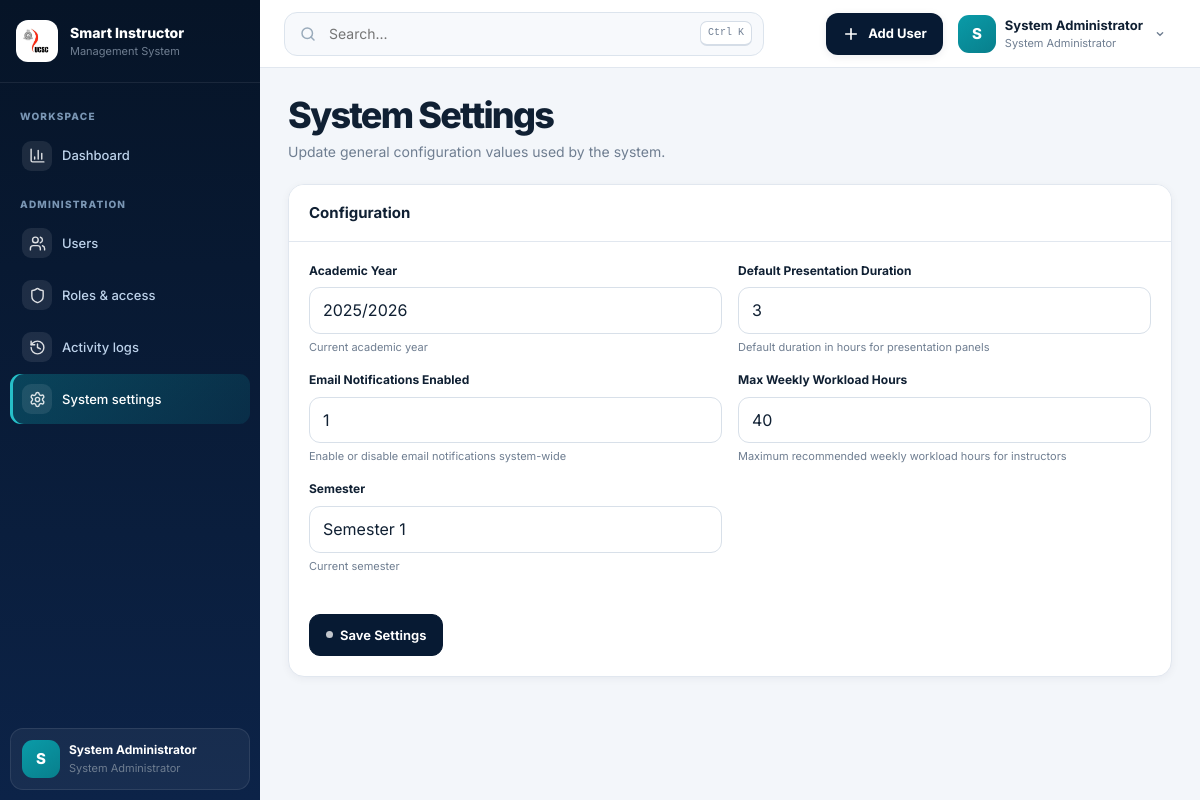
Screenshot of /admin/settings.php (signed in) with the database file from the repository.
### tables this page shows
CREATE TABLE `users` (
  `id` int(11) NOT NULL,
  `username` varchar(50) NOT NULL,
  `email` varchar(100) NOT NULL,
  `password` varchar(255) NOT NULL,
  `full_name` varchar(150) NOT NULL,
  `role_id` int(11) NOT NULL,
  `status` enum('active','inactive','suspended') DEFAULT 'active',
  `phone` varchar(20) DEFAULT NULL,
  `avatar_url` varchar(255) DEFAULT NULL,
  `created_at` timestamp NOT NULL DEFAULT current_timestamp(),
  `updated_at` timestamp NOT NULL DEFAULT current_timestamp() ON UPDATE current_timestamp()
);

CREATE TABLE `roles` (
  `id` int(11) NOT NULL,
  `role_name` varchar(100) NOT NULL,
  `description` text DEFAULT NULL,
  `created_at` timestamp NOT NULL DEFAULT current_timestamp()
);

CREATE TABLE `system_settings` (
  `id` int(11) NOT NULL,
  `setting_key` varchar(100) NOT NULL,
  `setting_value` text DEFAULT NULL,
  `description` text DEFAULT NULL,
  `updated_at` timestamp NOT NULL DEFAULT current_timestamp() ON UPDATE current_timestamp()
);

### config/config.php (called while the page is built, shortened)
<?php
if (!function_exists('app_url')) {
    function app_url(string $path = ''): string {
        $path = ltrim($path, '/');
        return $path === '' ? SITE_URL : SITE_URL . '/' . $path;
    }
}

### includes/auth.php (called while the page is built, shortened)
<?php
require_once __DIR__ . '/../config/config.php';
require_once __DIR__ . '/../config/db.php';
function isLoggedIn() {
    return isset($_SESSION['user_id']) && !empty($_SESSION['user_id']);
}
function getCurrentUser() {
    global $pdo;
    static $cachedUser = null;
    if ($cachedUser === null) {
        $stmt = $pdo->prepare("SELECT u.*, r.role_name FROM users u JOIN roles r ON u.role_id = r.id WHERE u.id = ? LIMIT 1");
        $stmt->execute([$_SESSION['user_id']]);
        $cachedUser = $stmt->fetch();
    }
    return $cachedUser;
}
function getCurrentRoleId() {
    return isset($_SESSION['role_id']) ? (int)$_SESSION['role_id'] : null;
}
?>

### admin/settings.php (the view, shortened to what this page needs)
<?php
require_once __DIR__ . '/../config/config.php';
require_once __DIR__ . '/../config/db.php';
require_once __DIR__ . '/../includes/auth.php';
require_once __DIR__ . '/../includes/functions.php';
require_once __DIR__ . '/../includes/dashboard_ui.php';
try {
    $settings = $pdo->query(
        'SELECT setting_key, setting_value, description FROM system_settings ORDER BY setting_key'
    )->fetchAll(PDO::FETCH_ASSOC);
} catch (Throwable $e) {
    $settings = [];
    $error = APP_DEBUG
        ? 'Unable to load settings: ' . $e->getMessage()
        : 'Unable to load settings.';
}
include __DIR__ . '/../includes/header.php';
?>
            <div class="page-toolbar">
                <div>
                    <h1>System Settings</h1>
                    <p>Update general configuration values used by the system.</p>
                </div>
            </div>
            <div class="card">
                <div class="card-header">
                    <h5>Configuration</h5>
                </div>
                <div class="card-body">
                    <?php if ($settings === []): ?>
                        <div class="alert alert-info mb-0">No system settings were found.</div>
                    <?php else: ?>
                        <form method="POST" action="<?= app_url('admin/settings.php') ?>">
                            <div class="row g-4">
                                <?php foreach ($settings as $setting): ?>
                                    <div class="col-md-6">
                                        <label class="form-label" for="setting-<?= htmlspecialchars($setting['setting_key']) ?>">
                                            <strong><?= htmlspecialchars(ucwords(str_replace('_', ' ', $setting['setting_key']))) ?></strong>
                                        </label>
                                        <input
                                            id="setting-<?= htmlspecialchars($setting['setting_key']) ?>"
                                            type="text"
                                            name="settings[<?= htmlspecialchars($setting['setting_key']) ?>]"
                                            class="form-control"
                                            value="<?= htmlspecialchars((string) $setting['setting_value']) ?>"
                                        >
                                        <div class="form-text"><?= htmlspecialchars((string) ($setting['description'] ?? '')) ?></div>
                                    </div>
                                <?php endforeach; ?>
                            </div>
                            <button type="submit" class="btn btn-primary mt-4">
                                <span class="ui-dot" aria-hidden="true"></span>Save Settings
                            </button>
                        </form>
                    <?php endif; ?>
                </div>
            </div>
<?php include __DIR__ . '/../includes/footer.php'; ?>

### includes/sidebar.php (shortened to what this page needs)
<?php
require_once __DIR__ . '/../config/config.php';
require_once __DIR__ . '/auth.php';
$currentRole = (int)getCurrentRoleId();
$currentPage = basename($_SERVER['PHP_SELF'] ?? '');
$currentUser = getCurrentUser() ?: [];
if (!function_exists('sidebar_link')) {
    function sidebar_link(string $path, string $label, string $icon, string $currentPage): void {
        $active = basename($path) === $currentPage ? ' active' : '';
        $iconUrl = app_url('assets/icons/' . $icon . '.svg');
        echo '<li><a class="sidebar-link' . $active . '" href="' . htmlspecialchars(app_url($path)) . '">';
        echo '<span class="sidebar-icon"><img src="' . htmlspecialchars($iconUrl) . '" alt=""></span>';
        echo '<span>' . htmlspecialchars($label) . '</span></a></li>';
    }
}
?>
<aside class="sidebar" id="sidebar">
  <div class="sidebar-head">
    <span class="sidebar-emblem"><img src="<?= app_url('assets/images/ucsc-logo.png') ?>" alt="UCSC"></span>
    <div><strong>Smart Instructor</strong><small>Management System</small></div>
  </div>
  <nav aria-label="Main navigation">
    <p class="sidebar-label">Workspace</p>
    <ul class="sidebar-nav">
      <?php
      $dashMap = [
        ROLE_ADMIN => 'admin/dashboard.php',
        ROLE_INSTRUCTOR => 'instructor/dashboard.php',
        ROLE_COORDINATOR => 'coordinator/dashboard.php',
        ROLE_CHIEF_COORDINATOR => 'chief_coordinator/dashboard.php',
        ROLE_NON_ACADEMIC => 'non_academic/dashboard.php',
        ROLE_PROJECT_COORDINATOR => 'project_coordinator/coordinator_dashboard.php',
        ROLE_DIRECTOR => 'director/dashboard.php'
      ];
      sidebar_link($dashMap[$currentRole] ?? 'index.php', 'Dashboard', 'chart-column', $currentPage);
      if ($currentRole === ROLE_ADMIN) {
        echo '<p class="sidebar-label">Administration</p>';
      }
      ?>
    </ul>
  </nav>
  <div class="sidebar-user">
    <span class="avatar"><?= htmlspecialchars(strtoupper(substr((string)($currentUser['full_name'] ?? 'U'), 0, 1))) ?></span>
    <span><strong><?= htmlspecialchars($currentUser['full_name'] ?? 'UCSC User') ?></strong><small><?= htmlspecialchars($currentUser['role_name'] ?? 'System User') ?></small></span>
  </div>
</aside>

### includes/navbar.php (shortened to what this page needs)
<?php
$roleId = function_exists('getCurrentRoleId') ? (int)getCurrentRoleId() : 0;
$userAvatarUrl = !empty($_SESSION['avatar_url']) ? app_url($_SESSION['avatar_url']) : (!empty($currentUser['avatar_url']) ? app_url($currentUser['avatar_url']) : null);
$cleanName = trim(preg_replace('/^(Dr\.|Prof\.|Mr\.|Mrs\.|Ms\.)\s+/i', '', $displayName ?? 'User'));
$firstInitial = mb_substr($cleanName, 0, 1);
?>
<header class="topbar">
  <div class="topbar-inner">
    <div class="topbar-left">
      <div class="global-search" role="search">
        <svg viewBox="0 0 24 24" fill="none" stroke="currentColor" stroke-width="2" stroke-linecap="round"><circle cx="11" cy="11" r="7"/><path d="m20 20-4-4"/></svg>
        <input id="globalSearch" type="search" placeholder="Search..." aria-label="Search this page">
        <kbd>Ctrl K</kbd>
      </div>
    </div>
    <div class="top-actions">
      <?php if ($roleId === ROLE_ADMIN): ?>
      <div class="menu-wrap">
        <button class="primary-action" type="button" data-menu-button="quickMenu" aria-expanded="false">
          <svg viewBox="0 0 24 24" fill="none" stroke="currentColor" stroke-width="2.2" stroke-linecap="round"><path d="M12 5v14M5 12h14"/></svg>
          <span>Add User</span>
        </button>
      </div>
      <?php endif; ?>
      <div class="menu-wrap">
        <button class="profile-button" type="button" data-menu-button="profileMenu" aria-expanded="false">
          <?= sic_user_avatar($userAvatarUrl, $firstInitial, 'avatar') ?>
          <span class="profile-copy">
            <strong><?= htmlspecialchars($displayName) ?></strong>
            <small><?= htmlspecialchars($roleName) ?></small>
          </span>
          <svg class="chevron" viewBox="0 0 24 24" fill="none" stroke="currentColor" stroke-width="2" stroke-linecap="round"><path d="m8 10 4 4 4-4"/></svg>
        </button>
      </div>
    </div>
  </div>
</header>

### includes/functions.php (shortened to what this page needs)
<?php
require_once __DIR__ . '/../config/config.php';
require_once __DIR__ . '/../config/db.php';
require_once __DIR__ . '/auth.php';
function sic_user_avatar(?string $avatarUrl, string $fallbackInitial = 'U', string $class = 'avatar'): string {
    $class = htmlspecialchars($class, ENT_QUOTES, 'UTF-8');
    $initial = htmlspecialchars(mb_strtoupper($fallbackInitial !== '' ? mb_substr($fallbackInitial, 0, 1) : 'U'), ENT_QUOTES, 'UTF-8');
    return '<span class="' . $class . '">' . $initial . '</span>';
}

### rows the page displays
users: full_name "S", full_name "System Administrator", role.role_name "System Administrator"
system_settings: setting_key "Academic Year", setting_value "2025/2026", description "Current academic year"
system_settings: setting_key "Default Presentation Duration", setting_key+setting_value "3", description "Default duration in hours for presentation panels"
system_settings: setting_key "Email Notifications Enabled", setting_value "1", description "Enable or disable email notifications system-wide"
system_settings: setting_key "Max Weekly Workload Hours", setting_value "40", description "Maximum recommended weekly workload hours for instructors"
system_settings: setting_key "Semester", setting_value "Semester 1", description "Current semester"

### other values shown
$label "Dashboard Users Roles & access Activity logs System settings"
